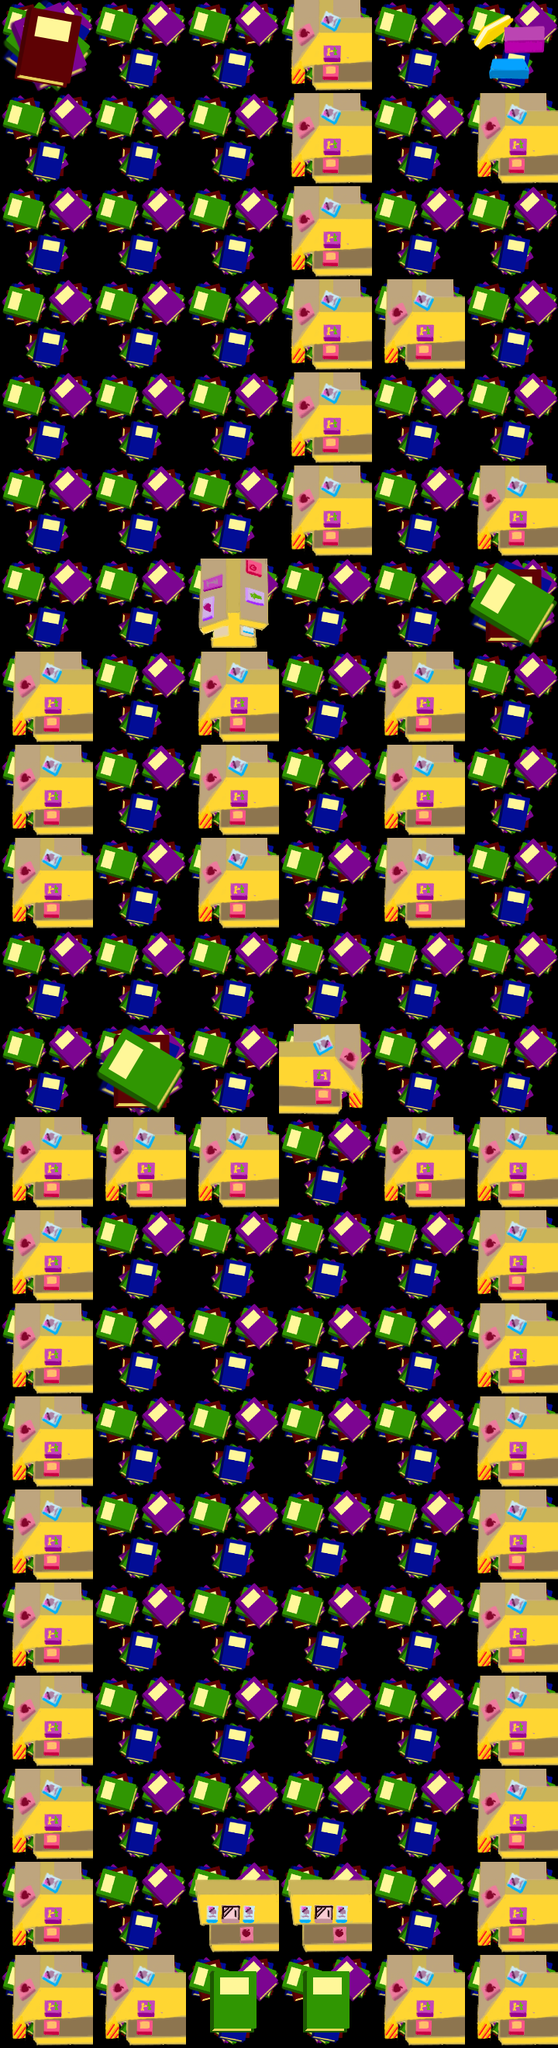

Tiled map render using the project's own tile images. Description and the whole map definition, tile-layer contents included, below:
An orthogonal 6x22 tile map with 120x120 px tiles, 3 tile layers (Tile Layer 1, Tile Layer 2, Tile Layer 3).

<map version="1.0" orientation="orthogonal" renderorder="right-down" width="6" height="22" tilewidth="120" tileheight="120" nextobjectid="1">
 <tileset firstgid="1" name="Tileset" tilewidth="120" tileheight="120" tilecount="10" columns="5">
  <image source="../tiles/Tileset.png" width="600" height="240" />
 </tileset>
 <layer name="Tile Layer 1" width="6" height="22">
  <data encoding="csv">
6,6,6,6,6,6,
6,6,6,6,6,6,
6,6,6,6,6,6,
6,6,6,6,6,6,
6,6,6,6,6,6,
6,6,6,6,6,6,
6,6,6,6,6,6,
6,6,6,6,6,6,
6,6,6,6,6,6,
6,6,6,6,6,6,
6,6,6,6,6,6,
6,6,6,6,6,6,
6,6,6,6,6,6,
6,6,6,6,6,6,
6,6,6,6,6,6,
6,6,6,6,6,6,
6,6,6,6,6,6,
6,6,6,6,6,6,
6,6,6,6,6,6,
6,6,6,6,6,6,
6,6,6,6,6,6,
6,6,6,6,6,6
</data>
 </layer>
 <layer name="Tile Layer 2" width="6" height="22">
  <data encoding="csv">
0,0,0,7,0,0,
0,0,0,7,0,7,
0,0,0,7,0,0,
0,0,0,7,7,0,
0,0,0,7,0,0,
0,0,0,7,0,7,
0,0,0,0,0,0,
7,0,7,0,7,0,
7,0,7,0,7,0,
7,0,7,0,7,0,
0,0,0,0,0,0,
0,0,0,0,0,0,
7,7,7,0,7,7,
7,0,0,0,0,7,
7,0,0,0,0,7,
7,0,0,0,0,7,
7,0,0,0,0,7,
7,0,0,0,0,7,
7,0,0,0,0,7,
7,0,0,0,0,7,
7,0,0,0,0,7,
7,7,1,1,7,7
</data>
 </layer>
 <layer name="Tile Layer 3" width="6" height="22">
  <data encoding="csv">
5,0,0,0,0,2,
0,0,0,0,0,0,
0,0,0,0,0,0,
0,0,0,0,0,0,
0,0,0,0,0,0,
0,0,0,0,0,0,
0,0,9,0,0,3,
0,0,0,0,0,0,
0,0,0,0,0,0,
0,0,0,0,0,0,
0,0,0,0,0,0,
0,3,0,8,0,0,
0,0,0,0,0,0,
0,0,0,0,0,0,
0,0,0,0,0,0,
0,0,0,0,0,0,
0,0,0,0,0,0,
0,0,0,0,0,0,
0,0,0,0,0,0,
0,0,0,0,0,0,
0,0,10,10,0,0,
0,0,0,0,0,0
</data>
 </layer>
</map>